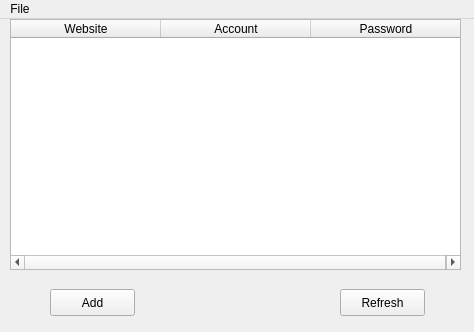
<?xml version="1.0" encoding="UTF-8"?>
<ui version="4.0">
 <class>MainWindow</class>
 <widget class="QMainWindow" name="MainWindow">
  <property name="geometry">
   <rect>
    <x>0</x>
    <y>0</y>
    <width>474</width>
    <height>332</height>
   </rect>
  </property>
  <property name="minimumSize">
   <size>
    <width>0</width>
    <height>0</height>
   </size>
  </property>
  <property name="maximumSize">
   <size>
    <width>5000</width>
    <height>5000</height>
   </size>
  </property>
  <property name="windowTitle">
   <string>Password Manager</string>
  </property>
  <widget class="QWidget" name="centralwidget">
   <widget class="QTableWidget" name="manager">
    <property name="enabled">
     <bool>true</bool>
    </property>
    <property name="geometry">
     <rect>
      <x>10</x>
      <y>0</y>
      <width>451</width>
      <height>251</height>
     </rect>
    </property>
    <property name="contextMenuPolicy">
     <enum>Qt::CustomContextMenu</enum>
    </property>
    <property name="autoFillBackground">
     <bool>false</bool>
    </property>
    <property name="editTriggers">
     <set>QAbstractItemView::NoEditTriggers</set>
    </property>
    <property name="dragEnabled">
     <bool>false</bool>
    </property>
    <property name="dragDropOverwriteMode">
     <bool>true</bool>
    </property>
    <property name="selectionBehavior">
     <enum>QAbstractItemView::SelectRows</enum>
    </property>
    <property name="verticalScrollMode">
     <enum>QAbstractItemView::ScrollPerPixel</enum>
    </property>
    <property name="horizontalScrollMode">
     <enum>QAbstractItemView::ScrollPerPixel</enum>
    </property>
    <property name="cornerButtonEnabled">
     <bool>true</bool>
    </property>
    <attribute name="horizontalHeaderCascadingSectionResizes">
     <bool>true</bool>
    </attribute>
    <attribute name="horizontalHeaderDefaultSectionSize">
     <number>150</number>
    </attribute>
    <attribute name="horizontalHeaderHighlightSections">
     <bool>true</bool>
    </attribute>
    <attribute name="horizontalHeaderMinimumSectionSize">
     <number>15</number>
    </attribute>
    <attribute name="horizontalHeaderShowSortIndicator" stdset="0">
     <bool>false</bool>
    </attribute>
    <attribute name="horizontalHeaderStretchLastSection">
     <bool>true</bool>
    </attribute>
    <attribute name="verticalHeaderHighlightSections">
     <bool>true</bool>
    </attribute>
    <attribute name="verticalHeaderMinimumSectionSize">
     <number>19</number>
    </attribute>
    <attribute name="verticalHeaderStretchLastSection">
     <bool>false</bool>
    </attribute>
    <column>
     <property name="text">
      <string>Website</string>
     </property>
    </column>
    <column>
     <property name="text">
      <string>Account</string>
     </property>
    </column>
    <column>
     <property name="text">
      <string>Password</string>
     </property>
    </column>
   </widget>
   <widget class="QPushButton" name="test_button">
    <property name="geometry">
     <rect>
      <x>340</x>
      <y>270</y>
      <width>85</width>
      <height>27</height>
     </rect>
    </property>
    <property name="text">
     <string>Refresh</string>
    </property>
   </widget>
   <widget class="QPushButton" name="add_button">
    <property name="geometry">
     <rect>
      <x>50</x>
      <y>270</y>
      <width>85</width>
      <height>27</height>
     </rect>
    </property>
    <property name="text">
     <string>Add</string>
    </property>
   </widget>
  </widget>
  <widget class="QMenuBar" name="menuBar">
   <property name="geometry">
    <rect>
     <x>0</x>
     <y>0</y>
     <width>474</width>
     <height>23</height>
    </rect>
   </property>
   <widget class="QMenu" name="menuFile">
    <property name="title">
     <string>File</string>
    </property>
    <addaction name="action_add_new"/>
    <addaction name="action_show_all"/>
    <addaction name="action_about"/>
    <addaction name="action_exit"/>
   </widget>
   <addaction name="menuFile"/>
  </widget>
  <action name="action_add_new">
   <property name="text">
    <string>Add New</string>
   </property>
  </action>
  <action name="action_exit">
   <property name="text">
    <string>Exit</string>
   </property>
  </action>
  <action name="action_show_all">
   <property name="text">
    <string>Show All Passwords</string>
   </property>
  </action>
  <action name="action_about">
   <property name="text">
    <string>About</string>
   </property>
  </action>
 </widget>
 <resources/>
 <connections/>
</ui>
